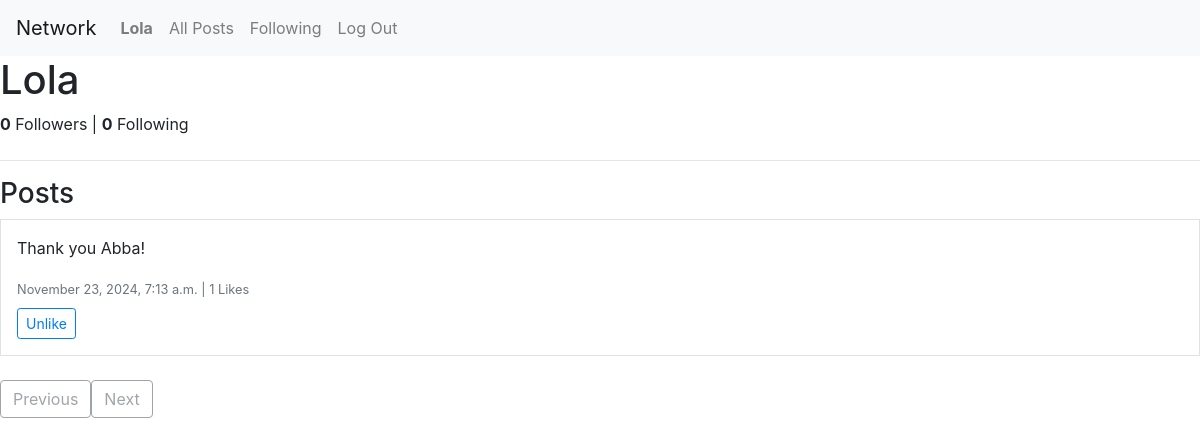
The app's page /profile/Lola (signed in) with its own data.
### network/models.py (models this page shows, shortened)
class User(AbstractUser):
    def follower_count(self):
        return Follow.objects.filter(following=self).count()
    def following_count(self):
        return Follow.objects.filter(follower=self).count()

class Post(models.Model):
    author = models.ForeignKey(User, on_delete=models.CASCADE, related_name="posts")
    content = models.TextField()
    timestamp = models.DateTimeField(auto_now_add=True)
    likes = models.ManyToManyField(User, related_name="liked_posts", blank=True)
    def like_count(self):
        return self.likes.count()

### network/views.py (the view)
# urls.py: path("profile/<str:username>", views.profile, name="profile"),
def profile(request, username):
    profile_user = get_object_or_404(User, username=username)
    posts = profile_user.posts.order_by("-timestamp")
    paginator = Paginator(posts, 10)  # Show 10 posts per page
    page_number = request.GET.get("page")
    page_obj = paginator.get_page(page_number)
    is_following = (
        request.user.is_authenticated and
        Follow.objects.filter(follower=request.user, following=profile_user).exists()
    )
    return render(request, "network/profile.html", {
        "profile_user": profile_user,
        "page_obj": page_obj,
        "is_following": is_following,
    })

### network/templates/network/profile.html (shortened to what this page needs)
{% extends "network/layout.html" %}
{% block body %}
<h1>{{ profile_user.username }}</h1>
<div class="mb-4">
    <strong id="follower-count">{{ profile_user.follower_count }}</strong> Followers |
    <strong>{{ profile_user.following_count }}</strong> Following
</div>
<hr/>
<h3>Posts</h3>
<div id="posts">
    {% if page_obj %}
        {% for post in page_obj %}
        <div class="post border mb-4 p-3" data-post-id="{{ post.id }}">
            <p id="post-content-{{ post.id }}">{{ post.content }}</p>
            <small class="text-muted">
                {{ post.timestamp|date:"F j, Y, g:i a" }} |
                <span id="like-count-{{ post.id }}">{{ post.like_count }}</span> Likes
            </small>
            <div class="mt-2">
                {% if user.is_authenticated %}
                <button class="btn btn-sm btn-outline-primary like-btn" data-post-id="{{ post.id }}">
                    {% if user in post.likes.all %} Unlike {% else %} Like {% endif %}
                </button>
                {% endif %}
            </div>
        </div>
        {% endfor %}
    {% else %}
    <h5 class="text-muted">No posts to display.</h5>
    {% endif %}
</div>
<div class="pagination">
    {% if page_obj.has_previous %}
    <a href="?page={{ page_obj.previous_page_number }}" class="btn btn-outline-secondary">Previous</a>
    {% else %}
    <button class="btn btn-outline-secondary disabled">Previous</button>
    {% endif %}
    {% if page_obj.has_next %}
    <a href="?page={{ page_obj.next_page_number }}" class="btn btn-outline-secondary">Next</a>
    {% else %}
    <button class="btn btn-outline-secondary disabled">Next</button>
    {% endif %}
</div>
{% endblock %}

### network/templates/network/layout.html (shortened to what this page needs)
{% load static %}
<!DOCTYPE html>
<html lang="en">
    <head>
        <link rel="stylesheet" href="https://stackpath.bootstrapcdn.com/bootstrap/4.4.1/css/bootstrap.min.css">
        <link href="{% static 'network/styles.css' %}" rel="stylesheet">
    </head>
    <body>
        <nav class="navbar navbar-expand-lg navbar-light bg-light">
            <a class="navbar-brand" href="#">Network</a>
            <div>
              <ul class="navbar-nav mr-auto">
                {% if user.is_authenticated %}
                    <li class="nav-item">
                        <a class="nav-link" href="#"><strong>{{ user.username }}</strong></a>
                    </li>
                {% endif %}
                <li class="nav-item">
                  <a class="nav-link" href="{% url 'index' %}">All Posts</a>
                </li>
                {% if user.is_authenticated %}
                    <li class="nav-item">
                        <a class="nav-link" href="{% url 'following' %}">Following</a>
                    </li>
                    <li class="nav-item">
                        <a class="nav-link" href="{% url 'logout' %}">Log Out</a>
                    </li>
                {% endif %}
              </ul>
            </div>
          </nav>
        <div class="body">
            {% block body %}
            {% endblock %}
        </div>
    </body>
</html>

### records on screen
User: username "Lola", follower_count "0", following_count "0"
Post: content "Thank you Abba!", timestamp "November 23, 2024, 7:13 a.m.", like_count "1", shows "Unlike"
